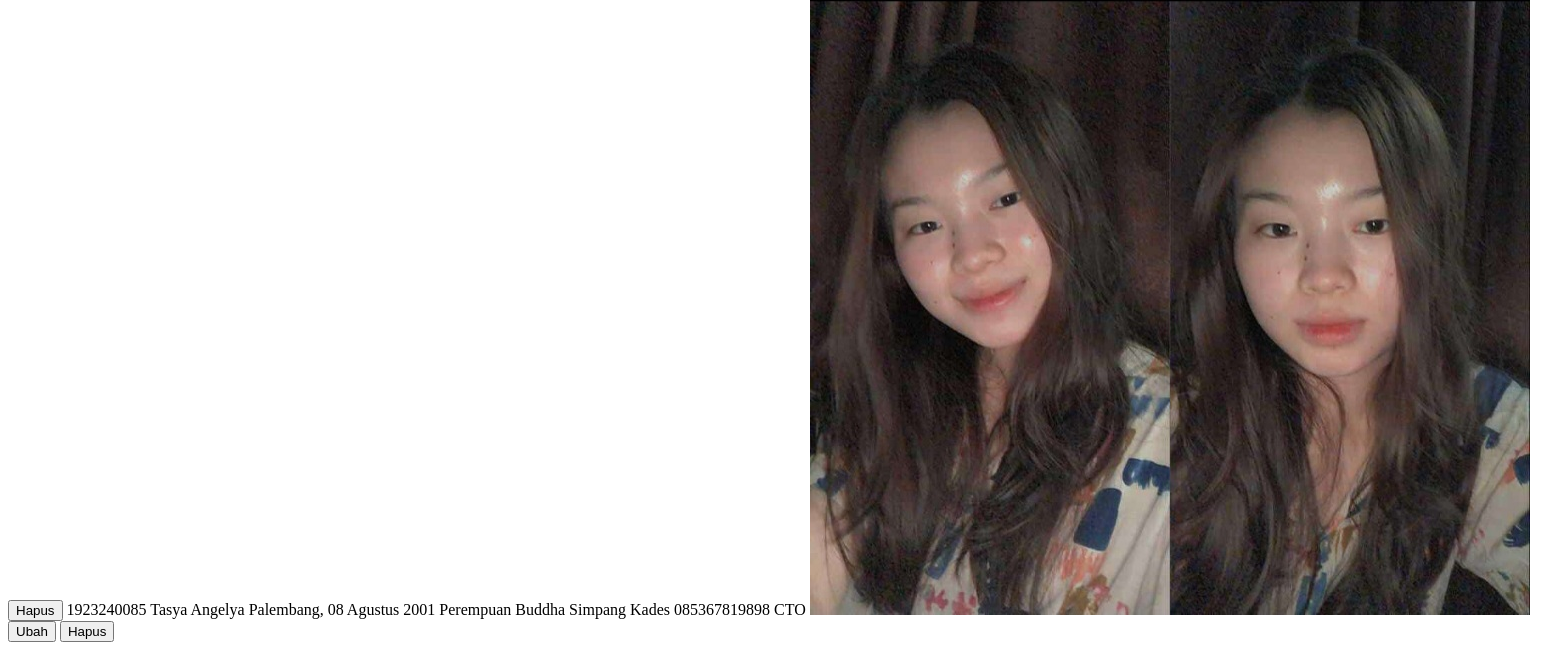
/paging.php (lower part), run on an earlier commit of the app's database.
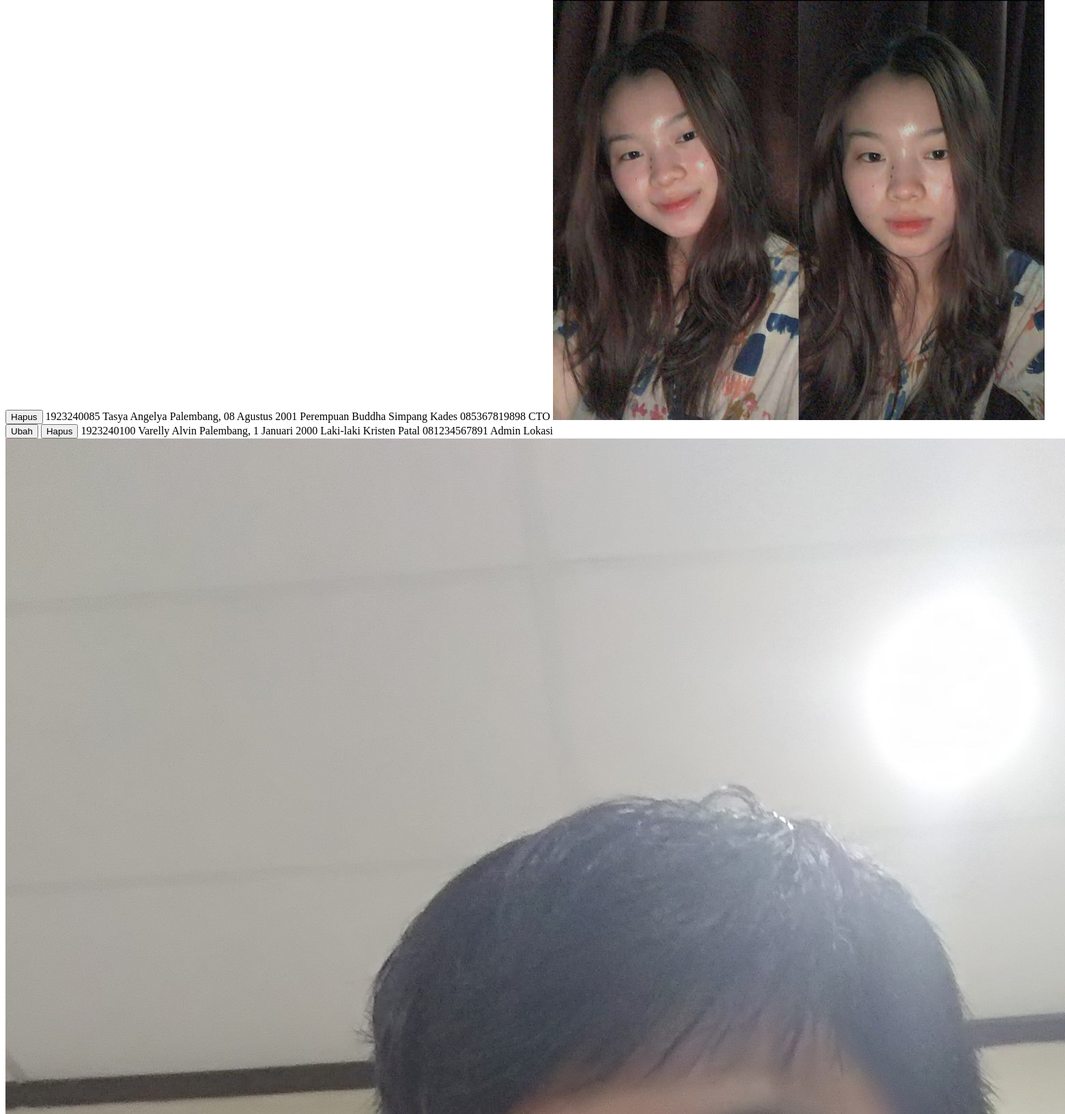
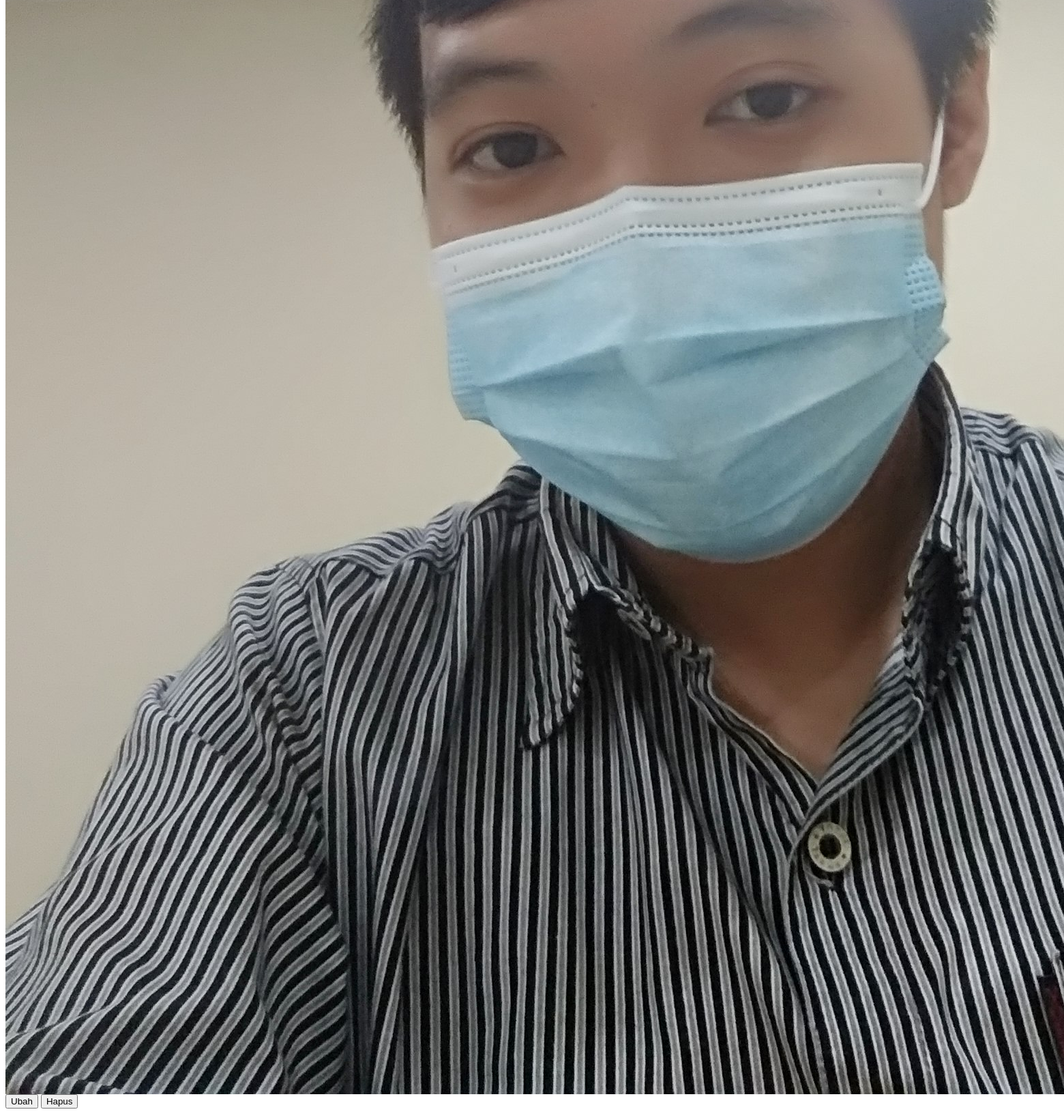
And on a later commit of the database (2 pictures, top to bottom).
### tables this page shows
CREATE TABLE `tb_karyawan` (
  `id_karyawan` int(11) NOT NULL,
  `password` varchar(50) NOT NULL,
  `nama` varchar(255) NOT NULL,
  `tmp_tgl_lahir` varchar(255) NOT NULL,
  `jenkel` varchar(255) NOT NULL,
  `agama` varchar(255) NOT NULL,
  `alamat` text NOT NULL,
  `no_tel` varchar(18) NOT NULL,
  `jabatan` varchar(255) NOT NULL,
  `foto` varchar(50) NOT NULL
);

### paging.php (the view, shortened to what this page needs)
<head>
</head>
<?php
include 'koneksi.php';
$batas = 5;
$halaman = isset($_GET['halaman']) ? (int)$_GET['halaman'] : 1;
$halaman_awal = ($halaman>1) ? ($halaman * $batas) - $batas : 0;
$data_karyawan = mysqli_query($koneksi, "SELECT * FROM tb_karyawan LIMIT $halaman_awal, $batas");
while ($row=mysqli_fetch_array($data_karyawan)) {
 ?>
  <tr>
                                                <td><?php echo $row['id_karyawan']; ?></td>
                                                <td><?php echo $row['nama']; ?></td>
                                                <td><?php echo $row['tmp_tgl_lahir']; ?></td>
                                                <td><?php echo $row['jenkel']; ?></td>
                                                <td><?php echo $row['agama']; ?></td>
                                                <td><?php echo $row['alamat']; ?></td>
                                                <td><?php echo $row['no_tel']; ?></td>
                                                <td><?php echo $row['jabatan']; ?></td>
                                                    <td><img src="images/<?php echo $row['foto'];?>" ></td>
                                                <td><a href="karyawan_edit.php?id_karyawan=<?php echo $row['id_karyawan']; ?>"><button class="btn btn-primary">Ubah</button></a> <a href="hapus.php?id_karyawan=<?php echo $row['id_karyawan']; ?>"><button class="btn btn-danger" onclick="return confirm('yakin ingin dihapus?');">Hapus</button></a></td>
                                            </tr>
                                        <?php } ?>

What changed in the data, as far as the page shows it:
added tb_karyawan: id_karyawan "1923240100", nama "Varelly Alvin", tmp_tgl_lahir "Palembang, 1 Januari 2000", jenkel "Laki-laki", agama "Kristen", alamat "Patal", no_tel "081234567891", jabatan "Admin Lokasi", foto (picture)
